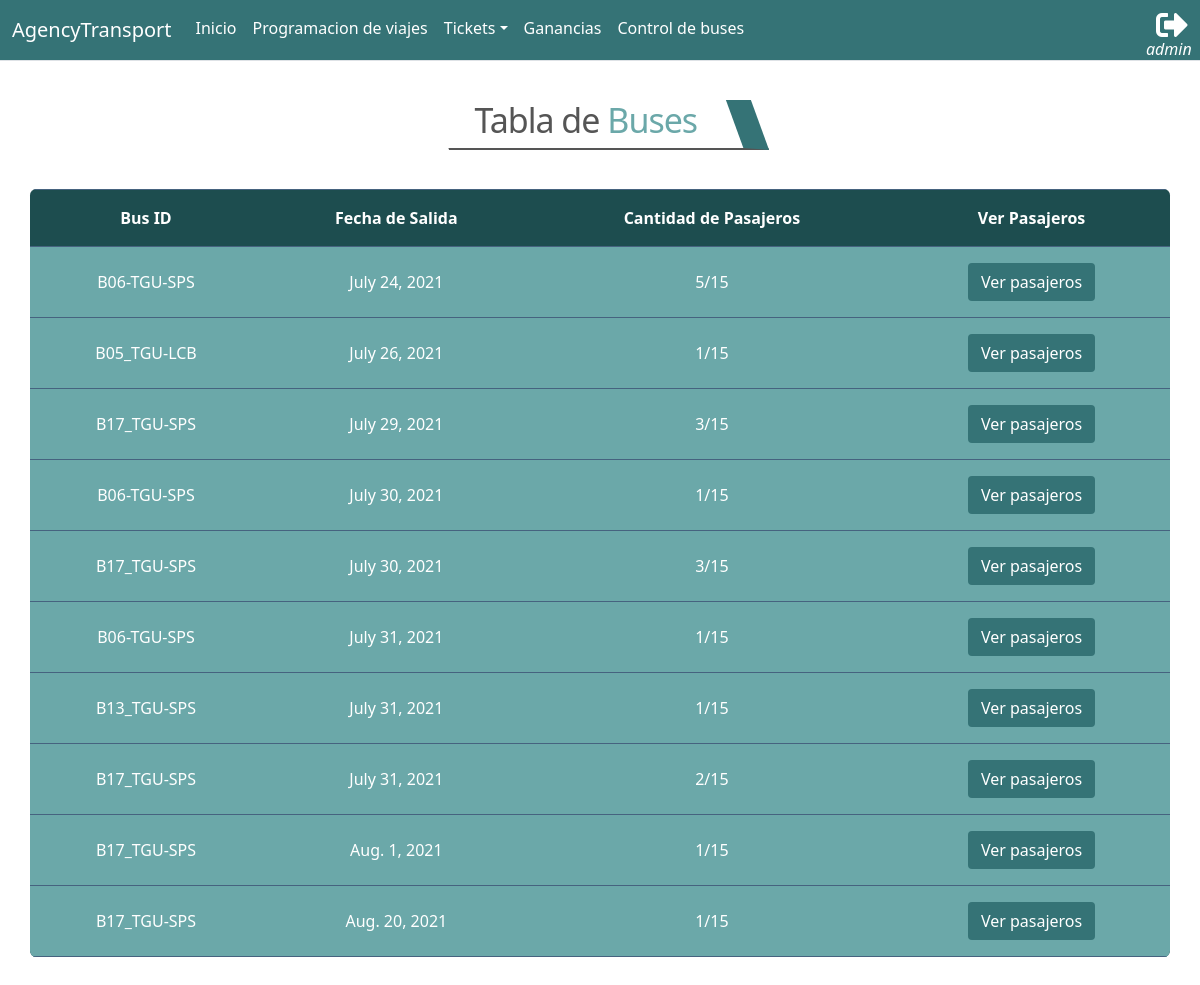
Before: /transportAgency/buses/ (signed in) with the older database file.
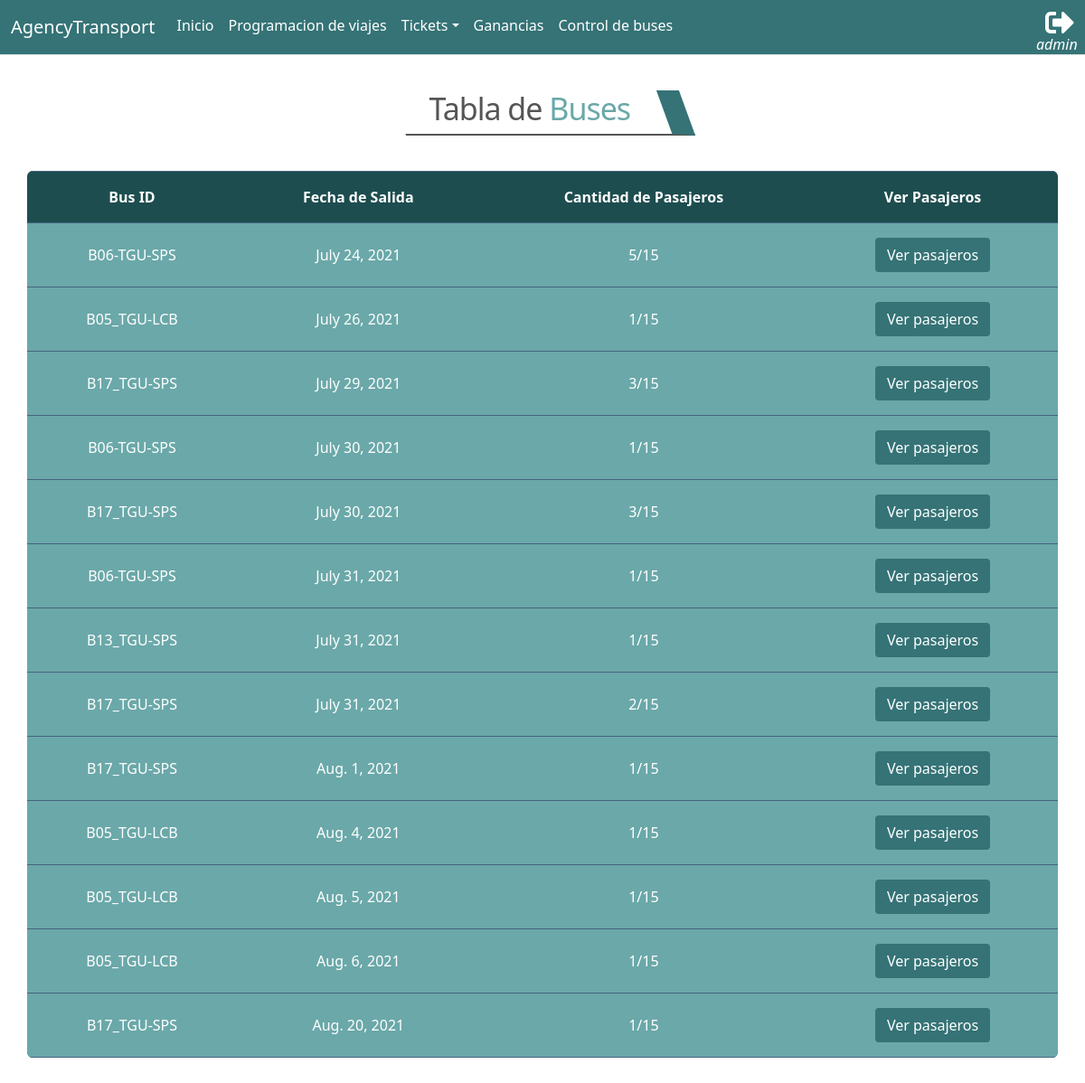
After: the same page with the newer database file.
### app_transportAgency/models.py (models this page shows, shortened)
class Ticket(models.Model):
    creation_date      = models.DateTimeField(auto_now_add=True,blank=True, null=True )
    client             = models.ForeignKey(Client,related_name="cliente_ticket", on_delete=models.CASCADE, blank=True, null=True)
    companion          = models.ForeignKey(Client,related_name="companion_tciket", on_delete=models.CASCADE, blank=True, null=True)
    ticket_reservation = models.DateField(blank=True, null=True)
    ticket_available   = models.IntegerField(default=16, blank=True, null=True)
    ticket_quantity    = models.IntegerField(blank=True, null=True) # 3
    total_price        = models.FloatField()
    routes             = models.ForeignKey(Route,on_delete=models.CASCADE, null=True, blank=True)
    trips              = models.ForeignKey(TripScheduling, on_delete=models.CASCADE, null=True, blank=True) #27 ==>
    bus                = models.ForeignKey(Bus, on_delete=models.CASCADE, null=True, blank=True)
    seating            = models.ForeignKey(Seating,on_delete=models.CASCADE, blank=True, null=True)

### app_transportAgency/views.py (the view, shortened to what this page needs)
# urls.py: path('buses/', views.list_buses, name="list_buses"),
@login_required()
def list_buses(request):
    buses = Ticket.objects.values('ticket_reservation','bus','bus__name_bus', 'routes').annotate(passanger=Count('client')).order_by()
    return render(request, 'transportAgency/buses.html', {
        'buses' : buses,
    })

### app_transportAgency/templates/transportAgency/buses.html (shortened to what this page needs)
{% extends "base.html" %}
{% load static %}
{% load transportAgency_filters %}
{% block css %}
<link rel="stylesheet" href="{% static 'transportAgency/css/bustable.css' %}">
<link rel="stylesheet" href="{% static 'transportAgency/css/tittle.css' %}">
{% endblock %}
{% block container %}
<div class="container">
    <div class="row justify-content-center m-4">
        <div class="title">
            <h1>Tabla de <span style="color: #6BA8A9;">Buses</span></h1>
        </div>
    </div>
    <div class="row">
        <table class="rwd-table ">
            <thead>
                <tr>
                    <th>Bus ID</th>
                    <th>Fecha de Salida</th>
                    <th>Cantidad de Pasajeros</th>
                    <th>Ver Pasajeros</th>
                </tr>
            </thead>
            <tbody>
                {% for b in buses %}
                {% if b.bus__name_bus %}
                <tr>
                    <td>{{b.bus__name_bus}}</td>
                    <td>{{b.ticket_reservation}}</td>
                    <td>{{b.passanger}}/15</td>
                    <td>
                        <button type="button" style="background-color: #357376; color: white; "
                            class="btn button_passenger " data-bs-toggle="modal" data-bs-target=".passenger"
                            data-url="{% url 'transportAgency:list_buses' %}" data-bus="{{b.bus}}"
                            data-reservation="{{b.ticket_reservation | date:'Y-m-d'}}" data-token="{{csrf_token }}">
                            Ver pasajeros
                        </button>
                    </td>
                </tr>
                {% endif %}
                {% endfor %}
            </tbody>
        </table>
</div>
</div>
<br>
<br>
{% endblock container %}

Changed rows visible on the page:
added Ticket: bus__name_bus "B05_TGU-LCB", ticket_reservation "Aug. 4, 2021", passanger "1"
added Ticket: bus__name_bus "B05_TGU-LCB", ticket_reservation "Aug. 5, 2021", passanger "1"
added Ticket: bus__name_bus "B05_TGU-LCB", ticket_reservation "Aug. 6, 2021", passanger "1"
